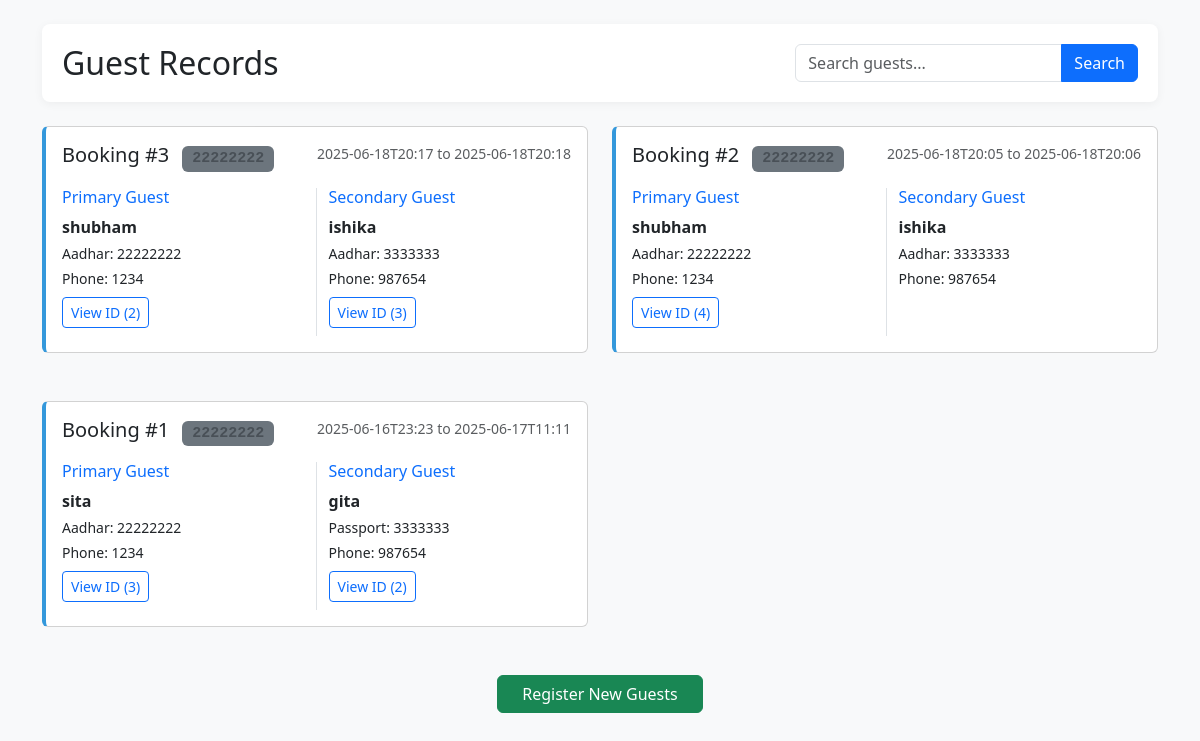
Screenshot of /guests with the database file from the repository.
### tables this page shows
CREATE TABLE guests (
            id INTEGER PRIMARY KEY AUTOINCREMENT,
            name1 TEXT NOT NULL,
            id_type1 TEXT NOT NULL,
            id_number1 TEXT NOT NULL,
            phone_number1 TEXT NOT NULL,
            id_images1 TEXT,
            name2 TEXT,
            id_type2 TEXT,
            id_number2 TEXT,
            phone_number2 TEXT,
            id_images2 TEXT,
            in_time TEXT NOT NULL,
            out_time TEXT NOT NULL,
            created_at TEXT DEFAULT CURRENT_TIMESTAMP
        );

### app.py (the view)
@app.route('/guests')
def view_guests():
    search = request.args.get('search', '').strip()
    query = '''
        SELECT * FROM guests
        WHERE name1 LIKE ? OR name2 LIKE ?
        OR id_number1 LIKE ? OR id_number2 LIKE ?
        OR phone_number1 LIKE ? OR phone_number2 LIKE ?
        ORDER BY created_at DESC
    '''
    params = (f'%{search}%',) * 6
    with get_db_connection() as conn:
        guests = conn.execute(query, params).fetchall()
    guests_list = []
    for guest in guests:
        guests_list.append({
            'id': guest['id'],
            'name1': guest['name1'],
            'id_type1': guest['id_type1'],
            'id_number1': guest['id_number1'],
            'phone_number1': guest['phone_number1'],
            'images1': guest['id_images1'].split(',') if guest['id_images1'] else [],
            'name2': guest['name2'],
            'id_type2': guest['id_type2'],
            'id_number2': guest['id_number2'],
            'phone_number2': guest['phone_number2'],
            'images2': guest['id_images2'].split(',') if guest['id_images2'] else [],
            'in_time': guest['in_time'],
            'out_time': guest['out_time']
        })
    return render_template('guests.html', guests=guests_list, search_query=search)

### app.py (called while the page is built)
def get_db_connection():
    conn = sqlite3.connect('hotel.db')
    conn.row_factory = sqlite3.Row
    return conn

### templates/guests.html (shortened to what this page needs)
<!DOCTYPE html>
<html lang="en">
<head>
    <link href="https://cdn.jsdelivr.net/npm/bootstrap@5.3.0/dist/css/bootstrap.min.css" rel="stylesheet">
</head>
<body class="bg-light">
    <div class="container py-4">
        <div class="search-box mb-4">
            <div class="row align-items-center">
                <div class="col-md-8 mb-2 mb-md-0">
                    <h2 class="mb-0">Guest Records</h2>
                </div>
                <div class="col-md-4">
                    <form method="GET" action="/guests" class="input-group">
                        <input type="text" name="search" class="form-control" placeholder="Search guests..." value="{{ search_query }}">
                        <button class="btn btn-primary" type="submit">Search</button>
                    </form>
                </div>
            </div>
        </div>
        {% if guests %}
            <div class="row row-cols-1 row-cols-md-2 g-4">
                {% for guest in guests %}
                <div class="col">
                    <div class="card guest-card mb-4">
                        <div class="card-body">
                            <div class="d-flex justify-content-between align-items-start mb-3">
                                <h5 class="card-title mb-0">
                                    Booking #{{ guest.id }}
                                    <span class="badge badge-id bg-secondary ms-2">{{ guest.id_number1 }}</span>
                                </h5>
                                <small class="text-muted">{{ guest.in_time }} to {{ guest.out_time }}</small>
                            </div>
                            <div class="row">
                                <div class="col-md-6 border-end">
                                    <h6 class="text-primary">Primary Guest</h6>
                                    <p class="mb-1"><strong>{{ guest.name1 }}</strong></p>
                                    <p class="mb-1 small">{{ guest.id_type1 }}: {{ guest.id_number1 }}</p>
                                    <p class="mb-2 small">Phone: {{ guest.phone_number1 }}</p>
                                    {% if guest.images1 %}
                                        <button class="btn btn-sm btn-outline-primary mb-2" type="button" data-bs-toggle="collapse" data-bs-target="#images1-{{ guest.id }}">
                                            View ID ({{ guest.images1|length }})
                                        </button>
                                    {% endif %}
                                </div>
                                <div class="col-md-6">
                                    {% if guest.name2 %}
                                        <h6 class="text-primary">Secondary Guest</h6>
                                        <p class="mb-1"><strong>{{ guest.name2 }}</strong></p>
                                        <p class="mb-1 small">{{ guest.id_type2 }}: {{ guest.id_number2 }}</p>
                                        <p class="mb-2 small">Phone: {{ guest.phone_number2 }}</p>
                                        {% if guest.images2 %}
                                            <button class="btn btn-sm btn-outline-primary mb-2" type="button" data-bs-toggle="collapse" data-bs-target="#images2-{{ guest.id }}">
                                                View ID ({{ guest.images2|length }})
                                            </button>
                                        {% endif %}
                                    {% else %}
                                        <p class="text-muted">No secondary guest</p>
                                    {% endif %}
                                </div>
                            </div>
                        </div>
                    </div>
                </div>
                {% endfor %}
            </div>
        {% else %}
            <div class="empty-state">
                <h4 class="text-muted">No guest records found</h4>
                <p>Try adjusting your search or <a href="/">register new guests</a></p>
            </div>
        {% endif %}
        <div class="mt-4 text-center">
            <a href="/" class="btn btn-success px-4">Register New Guests</a>
        </div>
    </div>
</body>
</html>

### templates/guests.html (style rules this page uses)
.guest-card { transition: all 0.3s ease; border-left: 4px solid #3498db; }
.search-box { background: white; padding: 20px; border-radius: 8px; box-shadow: 0 2px 10px rgba(0,0,0,0.05); }
.badge-id { font-family: monospace; background: #e9ecef; color: #495057; }

### rows the page displays
guests: id "3", id_number1 "22222222", in_time "2025-06-18T20:17", out_time "2025-06-18T20:18", name1 "shubham", id_type1 "Aadhar", phone_number1 "1234", images1|length "2", name2 "ishika", id_type2 "Aadhar", id_number2 "3333333", phone_number2 "987654", images2|length "3"
guests: id "2", id_number1 "22222222", in_time "2025-06-18T20:05", out_time "2025-06-18T20:06", name1 "shubham", id_type1 "Aadhar", phone_number1 "1234", images1|length "4", name2 "ishika", id_type2 "Aadhar", id_number2 "3333333", phone_number2 "987654"
guests: id "1", id_number1 "22222222", in_time "2025-06-16T23:23", out_time "2025-06-17T11:11", name1 "sita", id_type1 "Aadhar", phone_number1 "1234", images1|length "3", name2 "gita", id_type2 "Passport", id_number2 "3333333", phone_number2 "987654", images2|length "2"
